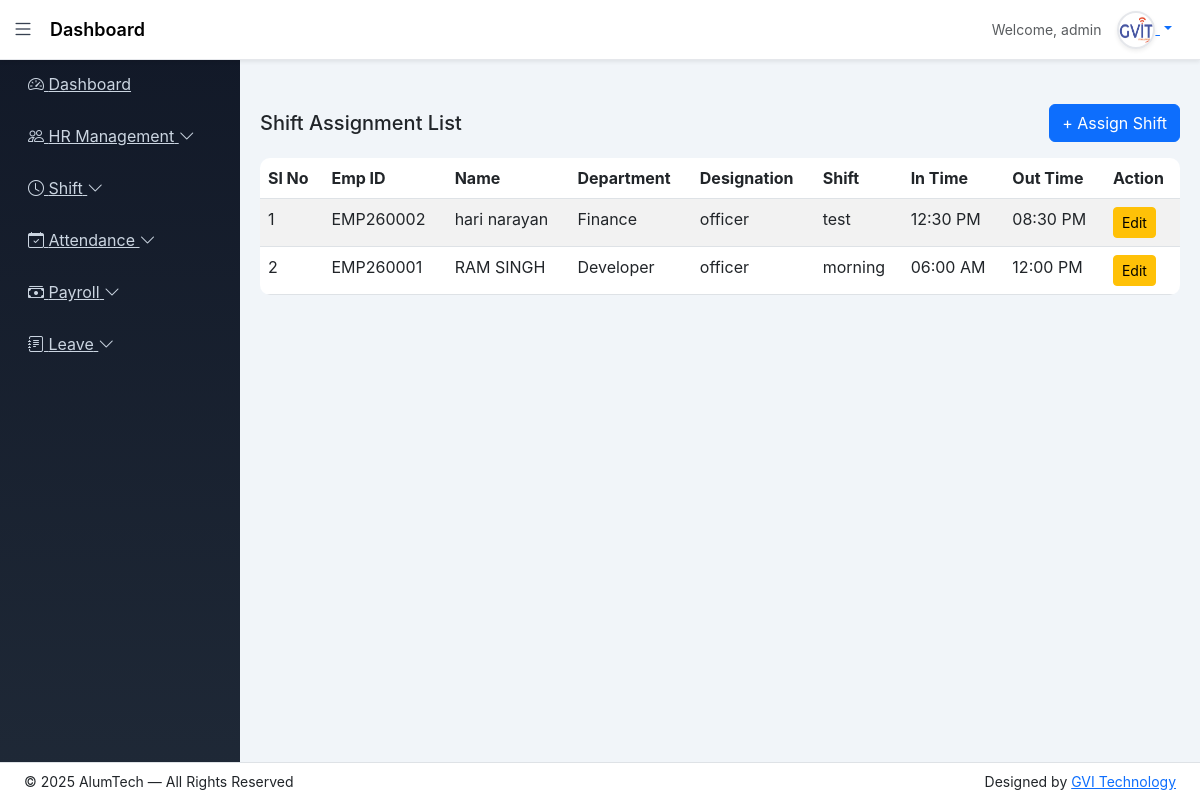
Page /shift-assign/list/ (signed in) on the earlier database version.
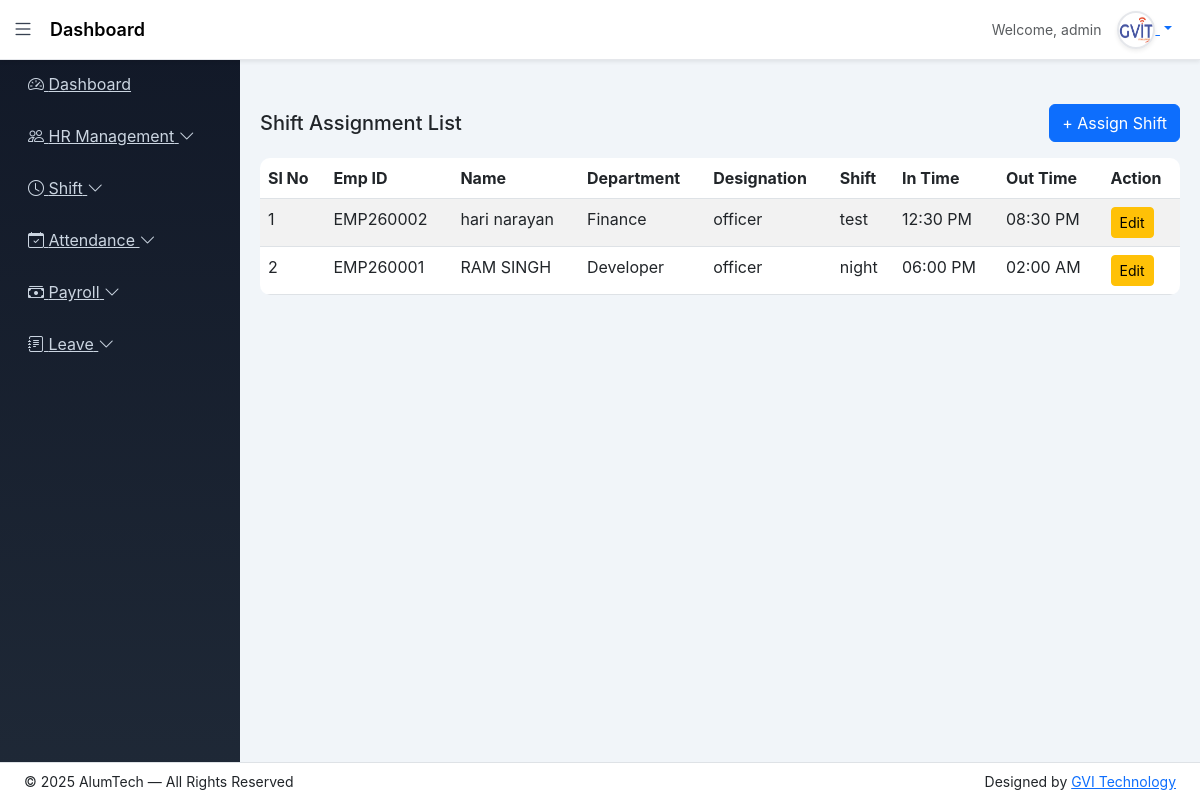
Same page on the later database version.
### app/models.py (models this page shows, shortened)
class ShiftAssignment(models.Model):
    employee = models.ForeignKey(Employee, on_delete=models.CASCADE)
    shift = models.ForeignKey(Shift, on_delete=models.CASCADE)
    assigned_date = models.DateField(auto_now_add=True)
    is_active = models.BooleanField(default=True)
    class Meta:
        ordering = ['-id']

class Shift(models.Model):
    name = models.CharField(max_length=100)
    start_time = models.TimeField()
    end_time = models.TimeField()
    break_minutes = models.PositiveIntegerField(default=0)
    weekly_off = models.CharField(
        max_length=10,
        choices=[
            ('Monday','Monday'),
            ('Tuesday','Tuesday'),
            ('Wednesday','Wednesday'),
            ('Thursday','Thursday'),
            ('Friday','Friday'),
            ('Saturday','Saturday'),
            ('Sunday','Sunday'),
        ],
        default='Sunday'
    )
    is_active = models.BooleanField(default=True)
    created_at = models.DateTimeField(auto_now_add=True)

class Employee(models.Model):
    BLOOD_GROUP_CHOICES = [
        ('A+', 'A+'), ('A-', 'A-'),
        ('B+', 'B+'), ('B-', 'B-'),
        ('O+', 'O+'), ('O-', 'O-'),
        ('AB+', 'AB+'), ('AB-', 'AB-'),
    ]
    BACHELOR_CHOICES = [
        ('BCom', 'B.Com'),
        ('BSc', 'B.Sc'),
        ('BA', 'B.A'),
        ('BTech', 'B.Tech'),
    ]
    MASTER_CHOICES = [
        ('MCom', 'M.Com'),
        ('MSc', 'M.Sc'),
        ('MA', 'M.A'),
        ('MTech', 'M.Tech'),
    ]
    first_name = models.CharField(max_length=50)
    middle_name = models.CharField(max_length=50, blank=True)
    last_name = models.CharField(max_length=50)
    gender = models.CharField(max_length=10,choices=[('Male','Male'),('Female','Female'),('Other','Other')])
    blood_group = models.CharField(max_length=10, choices=BLOOD_GROUP_CHOICES, blank=True, null=True)
    date_of_birth = models.DateField(null=True, blank=True)
    father_name = models.CharField(max_length=100, blank=True)
    mother_name = models.CharField(max_length=100, blank=True)
    user = models.OneToOneField(User, on_delete=models.CASCADE, null=True, blank=True, related_name='employee_profile')
    email = models.EmailField(unique=True)
    contact_no = models.CharField(max_length=15)
    emergency_contact = models.CharField(max_length=15)
    address = models.TextField(blank=True, null=True)
    permanent_address = models.TextField(blank=True, null=True)
    bachelor_degree = models.CharField(max_length=10, choices=BACHELOR_CHOICES, blank=True, null=True)
    master_degree = models.CharField(max_length=10, choices=MASTER_CHOICES, blank=True, null=True)
    employee_id = models.CharField(max_length=20, unique=True)
    role = models.CharField(
    max_length=20,
    choices=[
        ('HR','HR'),
        ('ACCOUNTS','Accounts'),
        ('EMPLOYEE','Employee')
    ],
    default='EMPLOYEE'
)
    department = models.ForeignKey(Department, on_delete=models.PROTECT)
    designation = models.ForeignKey(Designation, on_delete=models.PROTECT)
    date_of_joining = models.DateField(blank=True, null=True)
    photo = models.ImageField(upload_to='employees/', blank=True, null=True)
    pan_no = models.CharField(max_length=10,blank=True,null=True)
    Aadhar_no = models.CharField(max_length=12,blank=True,null=True)
    Bank_name = models.CharField(max_length=50,blank=True,null=True)
    acc_no = models.CharField(max_length=15,blank=True,null=True)
    ifsc_no = models.CharField(max_length=15,blank=True,null=True)
    branch_name = models.CharField(max_length=50,blank=True,null=True)
    is_active = models.BooleanField(default=True)
    created_at = models.DateTimeField(auto_now_add=True)
    lwp_balance = models.IntegerField(default=0)
    generated_at = models.DateField(blank=True, null=True)
    created_by = models.ForeignKey(User, on_delete=models.SET_NULL, null=True, blank=True, related_name='created_employees')

class Department(models.Model):
    name = models.CharField(max_length=100, unique=True)
    description = models.TextField(blank=True)

class Designation(models.Model):
    department = models.ForeignKey(Department, on_delete=models.CASCADE)
    name = models.CharField(max_length=100)

### app/views.py (the view)
# urls.py: path('shift-assign/list/', views.shift_assign_list, name='shift_assign_list'),
@login_required(login_url='login')
def shift_assign_list(request):
    return render(request, 'shift/shift_assign_list.html', {
        'assignments': ShiftAssignment.objects.select_related(
            'employee__department', 'employee__designation', 'shift'
        )
    })

### templates/shift/shift_assign_list.html (shortened to what this page needs)
{% extends 'base_dashboard.html' %}
{% block content %}
<div class="d-flex justify-content-between align-items-center mb-3">
  <h5 class="mb-0">Shift Assignment List</h5>
  <a href="{% url 'shift_assign' %}" class="btn btn-primary">
    + Assign Shift
  </a>
</div>
<table class="table table-striped">
  <thead>
    <tr>
      <th>Sl No</th>
      <th>Emp ID</th>
      <th>Name</th>
      <th>Department</th>
      <th>Designation</th>
      <th>Shift</th>
      <th>In Time</th>
      <th>Out Time</th>
      <th>Action</th>
    </tr>
  </thead>
  <tbody>
    {% for s in assignments %}
    <tr>
      <td>{{ forloop.counter }}</td>
      <td>{{ s.employee.employee_id }}</td>
      <td>{{ s.employee.first_name }} {{ s.employee.last_name }}</td>
      <td>{{ s.employee.department.name }}</td>
      <td>{{ s.employee.designation.name }}</td>
      <td>{{ s.shift.name }}</td>
      <td>{{ s.shift.start_time|time:"h:i A" }}</td>
      <td>{{ s.shift.end_time|time:"h:i A" }}</td>
      <td>
        <a
          href="{% url 'shift_assign_edit' s.id %}"
          class="btn btn-warning btn-sm"
        >
          Edit
        </a>
      </td>
    </tr>
    {% empty %}
    <tr>
      <td colspan="8" class="text-center text-muted">
        No shift assignments found
      </td>
    </tr>
    {% endfor %}
  </tbody>
</table>
{% endblock %}

Differences in the rows shown:
changed ShiftAssignment "EMP260001": shift.name "morning" → "night"; shift.start_time "06:00 AM" → "06:00 PM"; shift.end_time "12:00 PM" → "02:00 AM"
